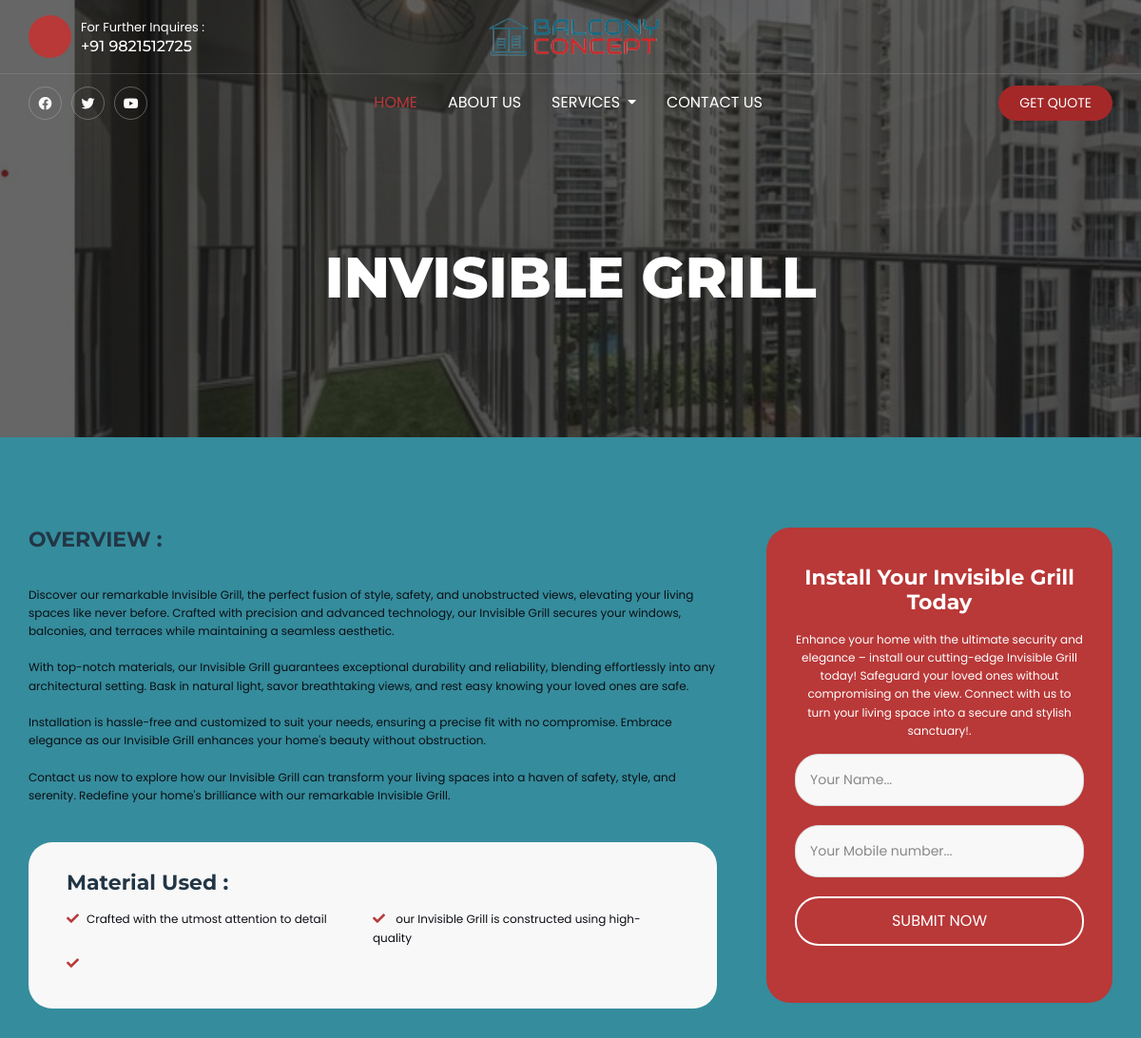
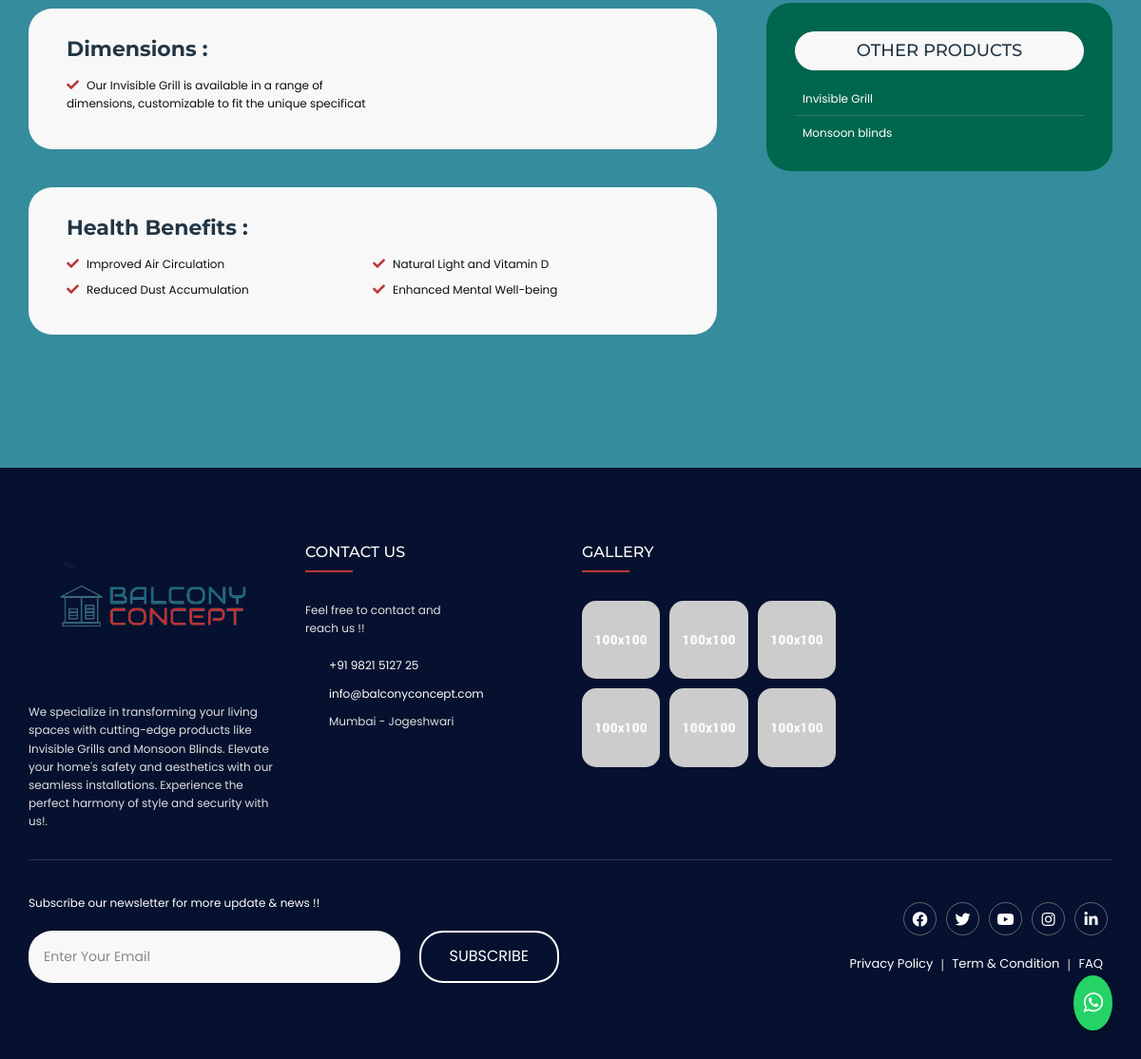
The app's page /unveiling-elegance-and-safety-discover-the-invisible-grill-solution/ with its own data (2 pictures, top to bottom).
### product/models.py (models this page shows, shortened)
class Product(models.Model):
    name = models.CharField(max_length=100)
    slug = models.CharField(max_length=100)
    description = models.TextField()
    short_desc = models.TextField()
    material = models.CharField(max_length=100)
    dimensions = models.CharField(max_length=100)
    installation_process = models.TextField()
    additional_benefits = models.TextField()
    image = models.ImageField(upload_to='product/', blank=True)
    video_url = models.TextField(blank=True)
    def get_url(self):
        return reverse('package_details', args={self.slug
                                                })

### home/views.py (the view)
# urls.py: path('<slug:tour_slug>/', views.package_details, name='package_details'),
def package_details(request, tour_slug):
    try:
        single_product = Product.objects.get(slug=tour_slug)
        all_product = Product.objects.all()
        material = single_product.material.split(',')
        health = single_product.additional_benefits.split(',')
    except Exception as e:
        raise e
    context = {'single_product': single_product,
               'material': material, "all_product": all_product, "health": health}
    return render(request, 'pages/product_details.html', context)

### templates/pages/product_details.html (shortened to what this page needs)
{% extends 'pages/base.html' %}
{% load static %}
{% block content %}
<main id="content" class="site-main">
    <section class="package-inner-page">
        <div class="inner-banner-wrap">
            <div class="inner-baner-container" style="background-image: url({{ single_product.image.url }});">
                <div class="container">
                    <div class="inner-banner-content">
                        <h1 class="page-title">{{single_product.name}}</h1>
                    </div>
                </div>
            </div>
        </div>
        <div class="inner-package-detail-wrap">
            <div class="container">
                <div class="row">
                    <div class="col-lg-8 primary right-sidebar">
                        <div class="single-packge-wrap">
                            <div class="package-content-detail">
                                <article class="package-overview">
                                    <h3>OVERVIEW :</h3>
                                    <div style="white-space: pre-line;">
                                        {{ single_product.description|linebreaksbr }}
                                    </div>
                                </article>
                                <article class="package-include bg-light-grey">
                                    <h3>Material Used :</h3>
                                    <ul>
                                    {% for material_item in material %}
                                    <li><i class="fas fa-check"></i>{{ material_item }}</li>
                                    {% endfor %}
                                    </ul>
                                </article>
                                <article class="package-include bg-light-grey">
                                    <h3>Dimensions :</h3>
                                    <ul>
                                        <li><i class="fas fa-check"></i>{{ single_product.dimensions }}</li>
                                    </ul>
                                </article>
                                <article class="package-include bg-light-grey">
                                    <h3>Health Benefits :</h3>
                                    <ul>
                                        {% for material_item in health %}
                                        <li><i class="fas fa-check"></i>{{ material_item }}</li>
                                        {% endfor %}
                                    </ul>
                                </article>
                            </div>
                        </div>
                    </div>
                    <div class="col-lg-4">
                        <div class="sidebar">
                            <div class="booking-form-wrap">
                                <div class="booking-form-inner primary-bg">
                                    <h3>Install Your {{single_product.name}} Today</h3>
                                    <p>Enhance your home with the ultimate security and elegance – install our cutting-edge {{single_product.name}} today! Safeguard
                                    your loved ones without compromising on the view. Connect with us to turn your living space into a secure and stylish
                                    sanctuary!.</p>
                                    <form id="bookingForm" method="get" class="booking-form">
                                        <p>
                                            <input type="text" name="name" placeholder="Your Name...">
                                        </p>
                                        <p>
                                            <input type="tel" name="email" placeholder="Your Mobile number...">
                                        </p>
                                        <p>
                                            <button type="submit" class="outline-btn outline-btn-white">SUBMIT
                                                NOW</button>
                                        </p>
                                    </form>
                                </div>
                            </div>
                            <div class="package-list">
                                <div class="overlay"></div>
                                <h4>OTHER PRODUCTS</h4>
                                <ul>
                                    {% for i in all_product%}
                                    <li>
                                        <a href="#">{{i.name}}</a>
                                    </li>
                                    {% endfor %}
                                </ul>
                            </div>
                        </div>
                    </div>
                </div>
            </div>
        </div>
    </section>
</main>
{% endblock %}

### records on screen
Product: image (picture), name "INVISIBLE GRILL", description "Discover our remarkable Invisible Grill, the perfect fusion of style, safety, and unobstructed views, elevating your living spaces like never before. Crafted with precision and advanced technology, our Invisible Grill secures your windows, balconies, and terraces while maintaining a seamless aesthetic. With top-notch materials, our Invisible Grill guarantees exceptional durability and reliability, blending effortlessly into any architectural setting. Bask in natural light, savor breathtaking views, and rest easy knowing your loved ones are safe. Installation is hassle-free and customized to suit your needs, ensuring a precise fit with no compromise. Embrace elegance as our Invisible Grill…", dimensions "Our Invisible Grill is available in a range of dimensions, customizable to fit the unique specificat", name "Invisible Grill"
Product: name "Monsoon blinds"

### other values on screen
{{ material_item }} "Crafted with the utmost attention to detail" "our Invisible Grill is constructed using high-quality"
{{ material_item }} "Improved Air Circulation" "Natural Light and Vitamin D" "Reduced Dust Accumulation" "Enhanced Mental Well-being"
